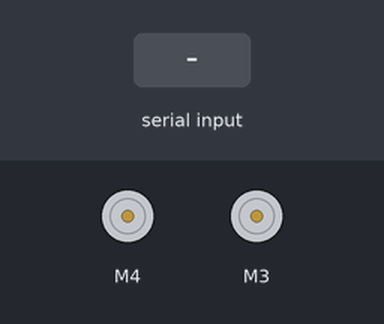
This sketch was run on a simulated Arduino Uno, built with avr-gcc and run on an emulated ATmega328P. Shown: 2 × DC motor (green arrow = forward, orange = backward, longer = faster). Inputs (shaded band) come from the test bench. What the sketch prints to the serial monitor is not drawn.

Above: at 1.2 s.
1.3 s: "s90\n" received over the second serial link
At 2.5 s:
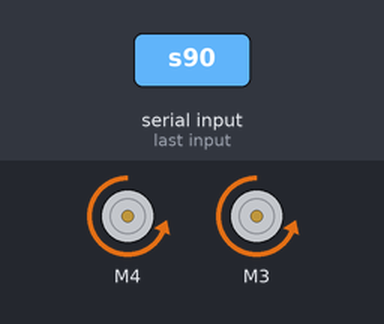
2.8 s: "s,45\n" received over the second serial link
At 3.7 s:
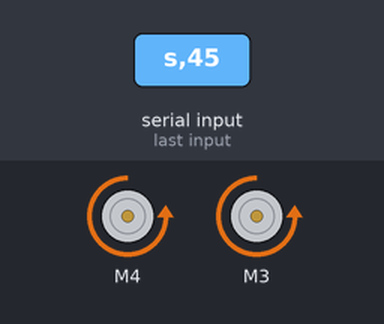
4.3 s: "s" received over the second serial link
At 6.5 s:
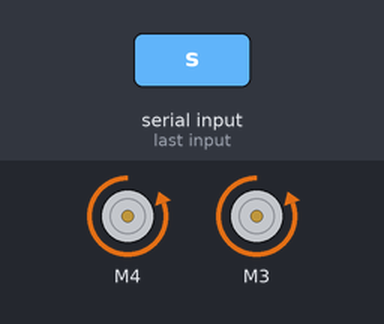
6.8 s: "d90\n" received over the second serial link
At 7.5 s:
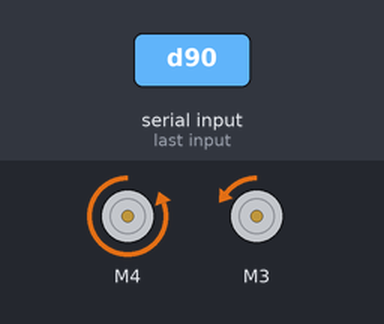
8.3 s: "s90\n" received over the second serial link
At 9.0 s:
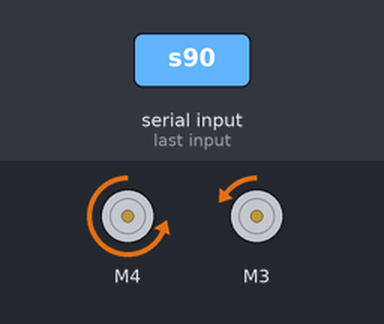
9.8 s: "s,45\n" received over the second serial link
At 10.3 s:
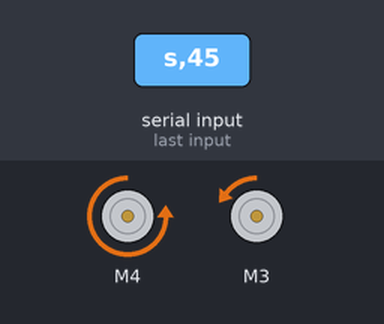
Timing chart, 0 to 12.3 s (numbered marks = the images above; inputs shaded):
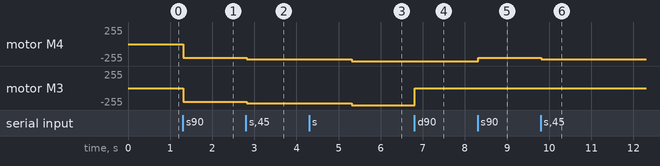

Measured:
- after the input at 1.3 s, motor M4, motor M3: stopped → backward 209/255 at once
- after the input at 2.8 s, motor M4, motor M3: backward 209/255 → backward 232/255 at once
- after the input at 4.3 s, motor M4, motor M3: backward 232/255 → backward 255/255 after 1.0 s
- after the input at 6.8 s, motor M3: backward 255/255 → backward 4/255 at once
- after the input at 8.3 s, motor M4: backward 255/255 → backward 209/255 at once
- after the input at 9.8 s, motor M4: backward 209/255 → backward 232/255 at once

The sketch:

robot_code_2.2_sineadmb.ino
```cpp
#include <SoftwareSerial.h>;
SoftwareSerial BT (10,11);

#include <Wire.h>
#include <Adafruit_MotorShield.h>
#include "utility/Adafruit_MS_PWMServoDriver.h"


Adafruit_MotorShield AFMS = Adafruit_MotorShield();
Adafruit_DCMotor *LeftMotor = AFMS.getMotor(3);
Adafruit_DCMotor *RightMotor = AFMS.getMotor(4);

char state;
int val;
int s = 512;
int d = 512;

void setup() {
  Serial.begin(9600);
  BT.begin(9600);

  AFMS.begin();

  RightMotor->setSpeed(50);
  LeftMotor->setSpeed(50);

  RightMotor->run(FORWARD);
  RightMotor->run(RELEASE);
  LeftMotor->run(FORWARD);
  LeftMotor->run(RELEASE);

}

void loop() {
  if (BT.available())
  {
    state = BT.read();
    if (state == 's')
    {
       Serial.print("Got an s");
      val = BT.parseInt();
      s = val;
    } //end of "speed" loop

       else if (state == 'd')
    {
      val = BT.parseInt();
      d = val;
    } //end of direction loop
  } //end of bluetooth loop
  Serial.println(s);
 setMotor(s,d);
}//end of main loop

void setMotor(int sp, int dr)
{

  int motorSpeed;
  int steering;
//get motor speed and direction
  if (sp < 500) //go backward
  {
    RightMotor->run(BACKWARD);
    LeftMotor->run(BACKWARD);
    motorSpeed = map(sp, 500, 0, 0, 255); //scale to 0 to 255
  }
  else if (sp > 523) //go forward
  {
    RightMotor->run(FORWARD);
    LeftMotor->run(FORWARD);
    motorSpeed = map(sp, 523, 1023, 0, 255); //scale to 0 to 255
  }
  else
  {
    RightMotor->run(RELEASE);
    LeftMotor->run(RELEASE);
    motorSpeed = 0;
  }
  if (dr < 490) //turn left
  {
    steering = map(dr, 500, 0, 100, 255); //scale to 0 to 255
    RightMotor->setSpeed(motorSpeed);
    LeftMotor->setSpeed(RELEASE);
  }
  else if (dr > 530) //turn right
  {
    steering = map(dr, 523, 1023, 255, 100); //scale to 0 to 255
    RightMotor->setSpeed(RELEASE);
    LeftMotor->setSpeed(motorSpeed);
  }
  else //go straight
  {
    RightMotor->setSpeed(motorSpeed);
    LeftMotor->setSpeed(motorSpeed);
  }
}
```
